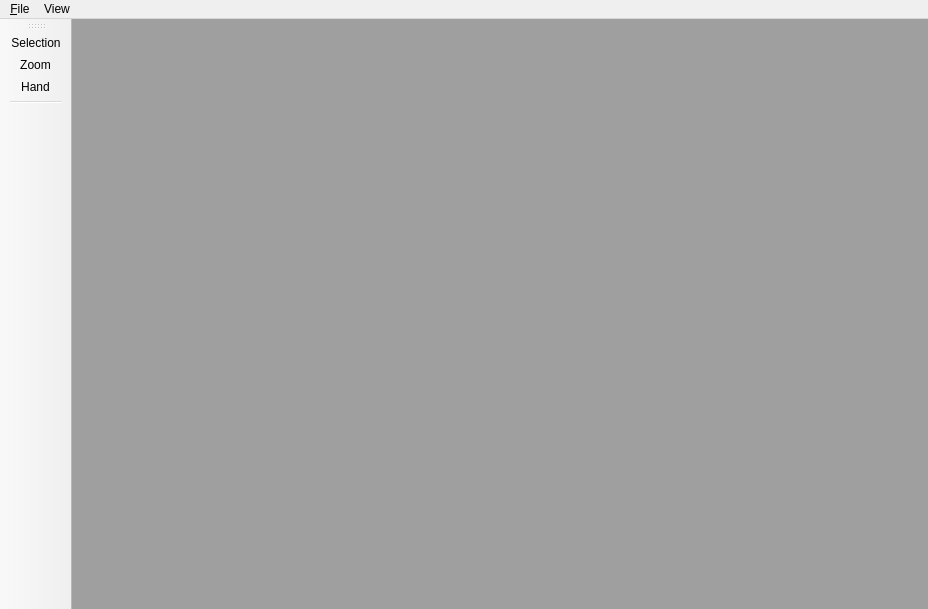
<?xml version="1.0" encoding="UTF-8"?>
<ui version="4.0">
 <class>MainWindow</class>
 <widget class="QMainWindow" name="MainWindow">
  <property name="geometry">
   <rect>
    <x>0</x>
    <y>0</y>
    <width>928</width>
    <height>609</height>
   </rect>
  </property>
  <property name="windowTitle">
   <string>ImgMgr</string>
  </property>
  <property name="locale">
   <locale language="English" country="UnitedStates"/>
  </property>
  <widget class="QWidget" name="centralWidget">
   <layout class="QHBoxLayout" name="horizontalLayout">
    <property name="leftMargin">
     <number>0</number>
    </property>
    <property name="topMargin">
     <number>0</number>
    </property>
    <property name="rightMargin">
     <number>0</number>
    </property>
    <property name="bottomMargin">
     <number>0</number>
    </property>
    <item>
     <widget class="QMdiArea" name="mdiArea">
      <property name="viewMode">
       <enum>QMdiArea::TabbedView</enum>
      </property>
      <property name="documentMode">
       <bool>true</bool>
      </property>
      <property name="tabsClosable">
       <bool>true</bool>
      </property>
      <property name="tabsMovable">
       <bool>true</bool>
      </property>
     </widget>
    </item>
   </layout>
  </widget>
  <widget class="QMenuBar" name="menuBar">
   <property name="geometry">
    <rect>
     <x>0</x>
     <y>0</y>
     <width>928</width>
     <height>22</height>
    </rect>
   </property>
   <widget class="QMenu" name="menu_File">
    <property name="title">
     <string>&amp;File</string>
    </property>
    <addaction name="actionFileNew"/>
    <addaction name="actionFileOpen"/>
    <addaction name="separator"/>
    <addaction name="actionFileSave"/>
    <addaction name="actionFileSaveAs"/>
    <addaction name="actionFileClose"/>
   </widget>
   <widget class="QMenu" name="menuView">
    <property name="title">
     <string>View</string>
    </property>
    <addaction name="actionViewZoomIn"/>
    <addaction name="actionViewZoomOut"/>
    <addaction name="actionViewFitView"/>
    <addaction name="actionView100"/>
    <addaction name="actionViewPrintSize"/>
    <addaction name="separator"/>
   </widget>
   <addaction name="menu_File"/>
   <addaction name="menuView"/>
  </widget>
  <widget class="QToolBar" name="mainToolBar">
   <property name="orientation">
    <enum>Qt::Vertical</enum>
   </property>
   <property name="iconSize">
    <size>
     <width>16</width>
     <height>16</height>
    </size>
   </property>
   <attribute name="toolBarArea">
    <enum>LeftToolBarArea</enum>
   </attribute>
   <attribute name="toolBarBreak">
    <bool>false</bool>
   </attribute>
   <addaction name="actionToolbarCursor"/>
   <addaction name="actionToolbarZoom"/>
   <addaction name="actionToolbarHand"/>
   <addaction name="separator"/>
  </widget>
  <action name="actionFileOpen">
   <property name="text">
    <string>&amp;Open...</string>
   </property>
   <property name="shortcut">
    <string>Ctrl+O</string>
   </property>
  </action>
  <action name="actionFileSave">
   <property name="text">
    <string>&amp;Save</string>
   </property>
   <property name="shortcut">
    <string>Ctrl+S</string>
   </property>
  </action>
  <action name="actionFileSaveAs">
   <property name="text">
    <string>S&amp;ave as...</string>
   </property>
   <property name="shortcut">
    <string>Ctrl+Shift+S</string>
   </property>
  </action>
  <action name="actionFileClose">
   <property name="text">
    <string>&amp;Close</string>
   </property>
   <property name="shortcut">
    <string>Ctrl+W</string>
   </property>
  </action>
  <action name="actionFileNew">
   <property name="text">
    <string>&amp;New...</string>
   </property>
   <property name="shortcut">
    <string>Ctrl+N</string>
   </property>
  </action>
  <action name="actionToolbarCursor">
   <property name="checkable">
    <bool>true</bool>
   </property>
   <property name="icon">
    <iconset resource="resources.qrc">
     <normaloff>:/resources/icons/icon16_cursor.png</normaloff>:/resources/icons/icon16_cursor.png</iconset>
   </property>
   <property name="text">
    <string>Selection</string>
   </property>
   <property name="shortcut">
    <string>A</string>
   </property>
  </action>
  <action name="actionToolbarZoom">
   <property name="checkable">
    <bool>true</bool>
   </property>
   <property name="icon">
    <iconset resource="resources.qrc">
     <normaloff>:/resources/icons/icon16-zoom.png</normaloff>:/resources/icons/icon16-zoom.png</iconset>
   </property>
   <property name="text">
    <string>Zoom</string>
   </property>
   <property name="shortcut">
    <string>Z</string>
   </property>
  </action>
  <action name="actionToolbarHand">
   <property name="checkable">
    <bool>true</bool>
   </property>
   <property name="icon">
    <iconset resource="resources.qrc">
     <normaloff>:/resources/icons/icon16_hand.png</normaloff>:/resources/icons/icon16_hand.png</iconset>
   </property>
   <property name="text">
    <string>Hand</string>
   </property>
   <property name="shortcut">
    <string>H</string>
   </property>
  </action>
  <action name="actionViewZoomIn">
   <property name="text">
    <string>Zoom in</string>
   </property>
   <property name="shortcut">
    <string>Ctrl++</string>
   </property>
  </action>
  <action name="actionViewZoomOut">
   <property name="text">
    <string>Zoom out</string>
   </property>
   <property name="shortcut">
    <string>Ctrl+-</string>
   </property>
  </action>
  <action name="actionViewFitView">
   <property name="text">
    <string>Fit view</string>
   </property>
   <property name="shortcut">
    <string>Ctrl+0</string>
   </property>
  </action>
  <action name="actionView100">
   <property name="text">
    <string>100%</string>
   </property>
   <property name="shortcut">
    <string>Ctrl+1</string>
   </property>
  </action>
  <action name="actionViewPrintSize">
   <property name="enabled">
    <bool>false</bool>
   </property>
   <property name="text">
    <string>Print size</string>
   </property>
  </action>
 </widget>
 <layoutdefault spacing="6" margin="11"/>
 <resources>
  <include location="resources.qrc"/>
 </resources>
 <connections/>
</ui>
